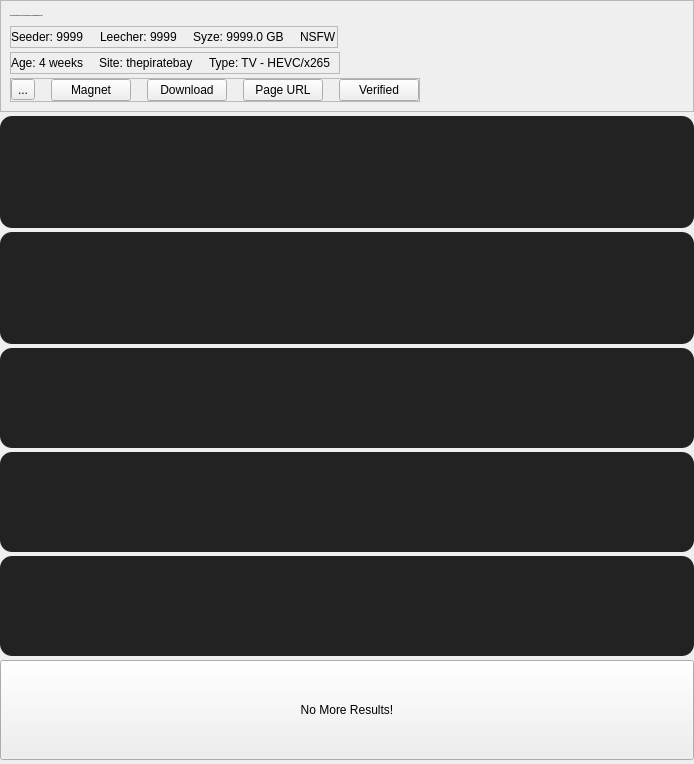
                   <widget class="QWidget" name="scrollAreaContents">
                    <property name="geometry">
                     <rect>
                      <x>0</x>
                      <y>0</y>
                      <width>694</width>
                      <height>764</height>
                     </rect>
                    </property>
                    <layout class="QVBoxLayout" name="verticalLayout_13">
                     <property name="spacing">
                      <number>4</number>
                     </property>
                     <property name="leftMargin">
                      <number>0</number>
                     </property>
                     <property name="topMargin">
                      <number>0</number>
                     </property>
                     <property name="rightMargin">
                      <number>0</number>
                     </property>
                     <property name="bottomMargin">
                      <number>0</number>
                     </property>
                     <item>
                      <widget class="QFrame" name="searchOutputFrame">
                       <property name="minimumSize">
                        <size>
                         <width>0</width>
                         <height>112</height>
                        </size>
                       </property>
                       <property name="styleSheet">
                        <string notr="true"/>
                       </property>
                       <property name="frameShape">
                        <enum>QFrame::Shape::StyledPanel</enum>
                       </property>
                       <property name="frameShadow">
                        <enum>QFrame::Shadow::Raised</enum>
                       </property>
                       <layout class="QVBoxLayout" name="verticalLayout_14">
                        <property name="spacing">
                         <number>4</number>
                        </property>
                        <property name="bottomMargin">
                         <number>9</number>
                        </property>
                        <item>
                         <widget class="QLabel" name="resultNameLabel">
                          <property name="minimumSize">
                           <size>
                            <width>0</width>
                            <height>0</height>
                           </size>
                          </property>
                          <property name="font">
                           <font>
                            <family>Segoe UI</family>
                            <pointsize>-1</pointsize>
                            <bold>true</bold>
                           </font>
                          </property>
                          <property name="text">
                           <string>Harry Potter and the Order of the Phoenix 2007 1080p BrRip x264 YIFY</string>
                          </property>
                         </widget>
                        </item>
                        <item alignment="Qt::AlignmentFlag::AlignLeft">
                         <widget class="QFrame" name="searchOutputInfoFrame1">
                          <property name="minimumSize">
                           <size>
                            <width>0</width>
                            <height>22</height>
                           </size>
                          </property>
                          <property name="maximumSize">
                           <size>
                            <width>16777215</width>
                            <height>16777215</height>
                           </size>
                          </property>
                          <property name="sizeIncrement">
                           <size>
                            <width>0</width>
                            <height>0</height>
                           </size>
                          </property>
                          <property name="frameShape">
                           <enum>QFrame::Shape::StyledPanel</enum>
                          </property>
                          <property name="frameShadow">
                           <enum>QFrame::Shadow::Raised</enum>
                          </property>
                          <layout class="QHBoxLayout" name="horizontalLayout_13">
                           <property name="spacing">
                            <number>16</number>
                           </property>
                           <property name="leftMargin">
                            <number>0</number>
                           </property>
                           <property name="topMargin">
                            <number>0</number>
                           </property>
                           <property name="rightMargin">
                            <number>0</number>
                           </property>
                           <property name="bottomMargin">
                            <number>0</number>
                           </property>
                           <item>
                            <widget class="QLabel" name="resultSeederLabel">
                             <property name="minimumSize">
                              <size>
                               <width>72</width>
                               <height>0</height>
                              </size>
                             </property>
                             <property name="text">
                              <string>Seeder: 9999</string>
                             </property>
                            </widget>
                           </item>
                           <item>
                            <widget class="QLabel" name="resultLeecherLabel">
                             <property name="minimumSize">
                              <size>
                               <width>72</width>
                               <height>0</height>
                              </size>
                             </property>
                             <property name="text">
                              <string>Leecher: 9999</string>
                             </property>
                            </widget>
                           </item>
                           <item>
                            <widget class="QLabel" name="resultSizeLabel">
                             <property name="minimumSize">
                              <size>
                               <width>82</width>
                               <height>0</height>
                              </size>
                             </property>
                             <property name="text">
                              <string>Syze: 9999.0 GB</string>
                             </property>
                            </widget>
                           </item>
                           <item>
                            <widget class="QLabel" name="nsfwLabel">
                             <property name="minimumSize">
                              <size>
                               <width>36</width>
                               <height>0</height>
                              </size>
                             </property>
                             <property name="text">
                              <string>NSFW</string>
                             </property>
                            </widget>
                           </item>
                          </layout>
                         </widget>
                        </item>
                        <item alignment="Qt::AlignmentFlag::AlignLeft">
                         <widget class="QFrame" name="searchOutputInfoFrame2">
                          <property name="minimumSize">
                           <size>
                            <width>0</width>
                            <height>22</height>
                           </size>
                          </property>
                          <property name="maximumSize">
                           <size>
                            <width>16777215</width>
                            <height>16777215</height>
                           </size>
                          </property>
                          <property name="sizeIncrement">
                           <size>
                            <width>0</width>
                            <height>0</height>
                           </size>
                          </property>
                          <property name="frameShape">
                           <enum>QFrame::Shape::StyledPanel</enum>
                          </property>
                          <property name="frameShadow">
                           <enum>QFrame::Shadow::Raised</enum>
                          </property>
                          <layout class="QHBoxLayout" name="horizontalLayout_14">
                           <property name="spacing">
                            <number>16</number>
                           </property>
                           <property name="leftMargin">
                            <number>0</number>
                           </property>
                           <property name="topMargin">
                            <number>0</number>
                           </property>
                           <property name="rightMargin">
                            <number>0</number>
                           </property>
                           <property name="bottomMargin">
                            <number>0</number>
                           </property>
                           <item>
                            <widget class="QLabel" name="resultAgeLabel">
                             <property name="text">
                              <string>Age: 4 weeks</string>
                             </property>
                            </widget>
                           </item>
                           <item>
                            <widget class="QLabel" name="resultSiteLabel">
                             <property name="text">
                              <string>Site: thepiratebay</string>
                             </property>
                            </widget>
                           </item>
                           <item>
                            <widget class="QLabel" name="resultTypeLabel">
                             <property name="minimumSize">
                              <size>
                               <width>130</width>
                               <height>0</height>
                              </size>
                             </property>
                             <property name="text">
                              <string>Type: TV - HEVC/x265</string>
                             </property>
                            </widget>
                           </item>
                          </layout>
                         </widget>
                        </item>
                        <item alignment="Qt::AlignmentFlag::AlignLeft">
                         <widget class="QFrame" name="searchOutputBtnsFrame">
                          <property name="minimumSize">
                           <size>
                            <width>0</width>
                            <height>22</height>
                           </size>
                          </property>
                          <property name="maximumSize">
                           <size>
                            <width>16777215</width>
                            <height>16777215</height>
                           </size>
                          </property>
                          <property name="frameShape">
                           <enum>QFrame::Shape::StyledPanel</enum>
                          </property>
                          <property name="frameShadow">
                           <enum>QFrame::Shadow::Raised</enum>
                          </property>
                          <layout class="QHBoxLayout" name="horizontalLayout_15">
                           <property name="spacing">
                            <number>16</number>
                           </property>
                           <property name="leftMargin">
                            <number>0</number>
                           </property>
                           <property name="topMargin">
                            <number>0</number>
                           </property>
                           <property name="rightMargin">
                            <number>0</number>
                           </property>
                           <property name="bottomMargin">
                            <number>0</number>
                           </property>
                           <item>
                            <widget class="QToolButton" name="favoriteBtn">
                             <property name="minimumSize">
                              <size>
                               <width>0</width>
                               <height>0</height>
                              </size>
                             </property>
                             <property name="cursor">
                              <cursorShape>PointingHandCursor</cursorShape>
                             </property>
                             <property name="text">
                              <string>...</string>
                             </property>
                             <property name="icon">
                              <iconset resource="res.qrc">
                               <normaloff>:/icons/icons/heart.svg</normaloff>:/icons/icons/heart.svg</iconset>
                             </property>
                             <property name="iconSize">
                              <size>
                               <width>20</width>
                               <height>20</height>
                              </size>
                             </property>
                            </widget>
                           </item>
                           <item>
                            <widget class="QPushButton" name="magnetLinkBtn">
                             <property name="minimumSize">
                              <size>
                               <width>58</width>
                               <height>0</height>
                              </size>
                             </property>
                             <property name="cursor">
                              <cursorShape>PointingHandCursor</cursorShape>
                             </property>
                             <property name="text">
                              <string>Magnet</string>
                             </property>
                             <property name="icon">
                              <iconset resource="res.qrc">
                               <normaloff>:/icons/icons/cil-link.png</normaloff>:/icons/icons/cil-link.png</iconset>
                             </property>
                             <property name="iconSize">
                              <size>
                               <width>12</width>
                               <height>12</height>
                              </size>
                             </property>
                            </widget>
                           </item>
                           <item>
                            <widget class="QPushButton" name="downloadBtn">
                             <property name="minimumSize">
                              <size>
                               <width>68</width>
                               <height>0</height>
                              </size>
                             </property>
                             <property name="cursor">
                              <cursorShape>PointingHandCursor</cursorShape>
                             </property>
                             <property name="text">
                              <string>Download</string>
                             </property>
                             <property name="icon">
                              <iconset resource="res.qrc">
                               <normaloff>:/icons/icons/cil-data-transfer-down.png</normaloff>:/icons/icons/cil-data-transfer-down.png</iconset>
                             </property>
                             <property name="iconSize">
                              <size>
                               <width>12</width>
                               <height>12</height>
                              </size>
                             </property>
                            </widget>
                           </item>
                           <item>
                            <widget class="QPushButton" name="urlBtn">
                             <property name="cursor">
                              <cursorShape>PointingHandCursor</cursorShape>
                             </property>
                             <property name="text">
                              <string>Page URL</string>
                             </property>
                             <property name="icon">
                              <iconset resource="res.qrc">
                               <normaloff>:/icons/icons/cil-link-alt.png</normaloff>:/icons/icons/cil-link-alt.png</iconset>
                             </property>
                             <property name="iconSize">
                              <size>
                               <width>12</width>
                               <height>12</height>
                              </size>
                             </property>
                            </widget>
                           </item>
                           <item>
                            <widget class="QPushButton" name="verifiedBtn">
                             <property name="minimumSize">
                              <size>
                               <width>0</width>
                               <height>0</height>
                              </size>
                             </property>
                             <property name="text">
                              <string>Verified</string>
                             </property>
                             <property name="icon">
                              <iconset resource="res.qrc">
                               <normaloff>:/icons/icons/cil-check-alt.png</normaloff>:/icons/icons/cil-check-alt.png</iconset>
                             </property>
                             <property name="iconSize">
                              <size>
                               <width>12</width>
                               <height>12</height>
                              </size>
                             </property>
                            </widget>
                           </item>
                          </layout>
                         </widget>
                        </item>
                       </layout>
                      </widget>
                     </item>
                     <item>
                      <widget class="QFrame" name="frame_2">
                       <property name="minimumSize">
                        <size>
                         <width>0</width>
                         <height>112</height>
                        </size>
                       </property>
                       <property name="styleSheet">
                        <string notr="true">* {
	background: #222222;
	border-radius: 12px;
}
</string>
                       </property>
                       <property name="frameShape">
                        <enum>QFrame::Shape::StyledPanel</enum>
                       </property>
                       <property name="frameShadow">
                        <enum>QFrame::Shadow::Raised</enum>
                       </property>
                      </widget>
                     </item>
                     <item>
                      <widget class="QFrame" name="frame_3">
                       <property name="minimumSize">
                        <size>
                         <width>0</width>
                         <height>112</height>
                        </size>
                       </property>
                       <property name="styleSheet">
                        <string notr="true">* {
	background: #222222;
	border-radius: 12px;
}
</string>
                       </property>
                       <property name="frameShape">
                        <enum>QFrame::Shape::StyledPanel</enum>
                       </property>
                       <property name="frameShadow">
                        <enum>QFrame::Shadow::Raised</enum>
                       </property>
                      </widget>
                     </item>
                     <item>
                      <widget class="QFrame" name="frame_4">
                       <property name="minimumSize">
                        <size>
                         <width>0</width>
                         <height>100</height>
                        </size>
                       </property>
                       <property name="styleSheet">
                        <string notr="true">* {
	background: #222222;
	border-radius: 12px;
}
</string>
                       </property>
                       <property name="frameShape">
                        <enum>QFrame::Shape::StyledPanel</enum>
                       </property>
                       <property name="frameShadow">
                        <enum>QFrame::Shadow::Raised</enum>
                       </property>
                      </widget>
                     </item>
                     <item>
                      <widget class="QFrame" name="frame_5">
                       <property name="minimumSize">
                        <size>
                         <width>0</width>
                         <height>100</height>
                        </size>
                       </property>
                       <property name="styleSheet">
                        <string notr="true">* {
	background: #222222;
	border-radius: 12px;
}
</string>
                       </property>
                       <property name="frameShape">
                        <enum>QFrame::Shape::StyledPanel</enum>
                       </property>
                       <property name="frameShadow">
                        <enum>QFrame::Shadow::Raised</enum>
                       </property>
                      </widget>
                     </item>
                     <item>
                      <widget class="QFrame" name="frame_6">
                       <property name="minimumSize">
                        <size>
                         <width>0</width>
                         <height>100</height>
                        </size>
                       </property>
                       <property name="styleSheet">
                        <string notr="true">* {
	background: #222222;
	border-radius: 12px;
}
</string>
                       </property>
                       <property name="frameShape">
                        <enum>QFrame::Shape::StyledPanel</enum>
                       </property>
                       <property name="frameShadow">
                        <enum>QFrame::Shadow::Raised</enum>
                       </property>
                      </widget>
                     </item>
                     <item>
                      <widget class="QPushButton" name="endOfSearchBtn">
                       <property name="minimumSize">
                        <size>
                         <width>0</width>
                         <height>100</height>
                        </size>
                       </property>
                       <property name="text">
                        <string>No More Results!</string>
                       </property>
                      </widget>
                     </item>
                     <item>
                      <spacer name="verticalSpacer_2">
                       <property name="orientation">
                        <enum>Qt::Orientation::Vertical</enum>
                       </property>
                       <property name="sizeHint" stdset="0">
                        <size>
                         <width>20</width>
                         <height>40</height>
                        </size>
                       </property>
                      </spacer>
                     </item>
                    </layout>
                   </widget>
